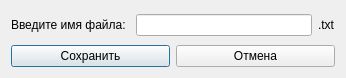
<?xml version="1.0" encoding="UTF-8"?>
<ui version="4.0">
 <class>FileName</class>
 <widget class="QDialog" name="FileName">
  <property name="geometry">
   <rect>
    <x>0</x>
    <y>0</y>
    <width>346</width>
    <height>78</height>
   </rect>
  </property>
  <property name="windowTitle">
   <string>Dialog</string>
  </property>
  <layout class="QVBoxLayout" name="verticalLayout">
   <item>
    <layout class="QHBoxLayout" name="horizontalLayout_2">
     <item>
      <widget class="QLabel" name="label">
       <property name="text">
        <string>Введите имя файла: </string>
       </property>
      </widget>
     </item>
     <item>
      <widget class="QLineEdit" name="lineEdit">
       <property name="alignment">
        <set>Qt::AlignRight|Qt::AlignTrailing|Qt::AlignVCenter</set>
       </property>
      </widget>
     </item>
     <item>
      <widget class="QLabel" name="label_2">
       <property name="text">
        <string>.txt</string>
       </property>
      </widget>
     </item>
    </layout>
   </item>
   <item>
    <layout class="QHBoxLayout" name="horizontalLayout">
     <item>
      <widget class="QPushButton" name="pushButton">
       <property name="text">
        <string>Сохранить</string>
       </property>
      </widget>
     </item>
     <item>
      <widget class="QPushButton" name="pushButton_2">
       <property name="text">
        <string>Отмена</string>
       </property>
      </widget>
     </item>
    </layout>
   </item>
  </layout>
 </widget>
 <resources/>
 <connections/>
</ui>
